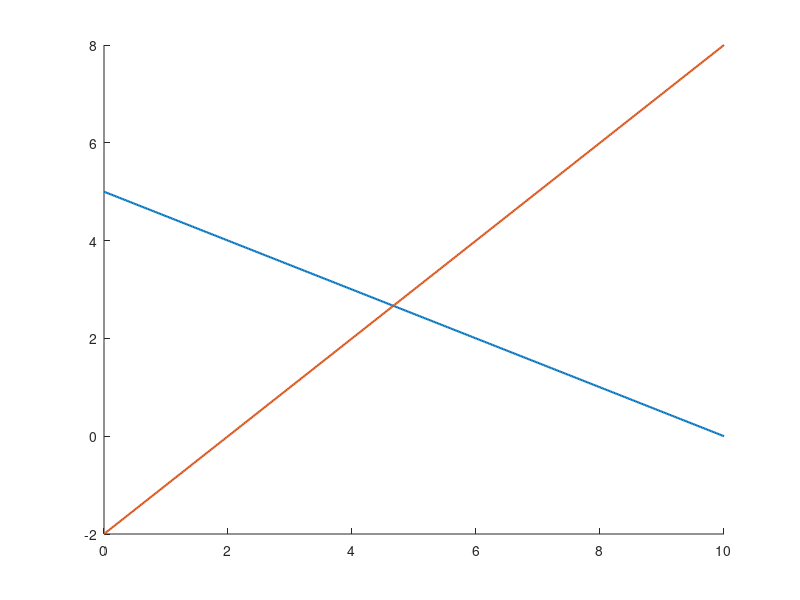

MATLAB code for this plot: (Note: this script raises an error after producing the figure.)
clc
clear all

c = [2 1];
a = [1 2;1 -1];
b = [10;2];

z = @(x1,x2) 2*x1 + x2;
c1 = @(x1,x2) x1 + 2*x2 - 10;
c2 = @(x1,x2) x1 - x2 - 2;


figure
hold on

x1 = linspace(0,10,400);
for i=1:size(a,1)
    if(a(i,2) ~= 0)
        x2 = (b(i) - a(i,1)*x1)/a(i,2);
        plot(x1,x2, "LineWidth",1.5);
    end
end

yline(0, 'k', "LineWidth",1.5);
xlabel("x1");
ylabel("x2");
title("Feasible");
grid on

A = [a; eye(2)];
B = [b;0;0];
m = size(A,1);
pt = [];

for i=1:m
    for j=i+1:m
        AA = [A(i,:); A(j,:)];
        BB = [B(i); B(j)];
        x = AA\BB;
        pt = [pt x];
    end
end

pt = unique(pt', "rows")';
pt

FP = [];
Z = [];
for i=1:size(pt,2)
    x1 = pt(1,i);
    x2 = pt(2,i);
    if c1(x1,x2) <= 0 && ...
        c2(x1,x2) <= 0 && ...
        x1>=0 && x2>=0
        FP = [FP pt(:,i)];
        Z = [Z z(x1,x2)];
    end
end

FP
Z

[Zmax, idx] = max(Z);
optimal_point = FP(:, idx);

Zmax
optimal_point
    
